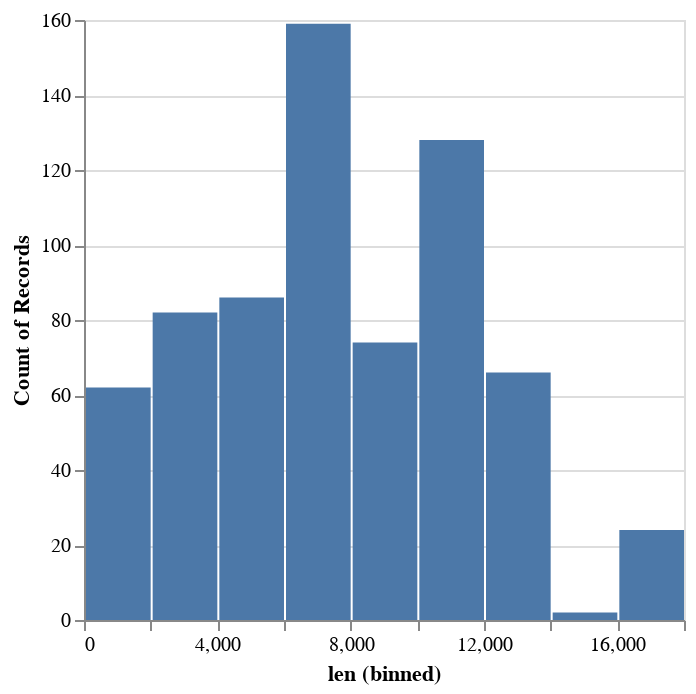

Here is the notebook cell this chart was saved with:
### Code cell
companies["len"].plot.hist()

### Figure 1 — Vega-Lite specification as saved in the notebook (floating-point values rounded to 4 significant figures; data arrays with more than 128 entries replaced by an {"elided": "..."} marker saying what was removed)
{"config": {"view": {"continuousWidth": 300, "continuousHeight": 300}}, "data": {"name": "data-70e0087a4049250b5b4ac31cadc5172b"}, "mark": {"type": "bar", "tooltip": true}, "encoding": {"x": {"bin": true, "field": "len", "type": "quantitative"}, "y": {"aggregate": "count", "type": "quantitative"}}, "params": [{"name": "param_2", "select": {"type": "interval", "encodings": ["x", "y"]}, "bind": "scales"}], "$schema": "https://vega.github.io/schema/vega-lite/v5.20.1.json", "datasets": {"data-70e0087a4049250b5b4ac31cadc5172b": {"elided": "683 records"}}}
